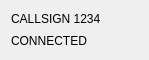
<?xml version="1.0" encoding="UTF-8"?>
<ui version="4.0">
 <class>ConnectionPill</class>
 <widget class="QWidget" name="ConnectionPill">
  <property name="geometry">
   <rect>
    <x>0</x>
    <y>0</y>
    <width>149</width>
    <height>60</height>
   </rect>
  </property>
  <property name="windowTitle">
   <string>Form</string>
  </property>
  <layout class="QVBoxLayout" name="verticalLayout">
   <item>
    <widget class="QLabel" name="callsignLabel">
     <property name="text">
      <string>CALLSIGN 1234</string>
     </property>
    </widget>
   </item>
   <item>
    <widget class="QLabel" name="connectionStatusLine">
     <property name="text">
      <string>CONNECTED</string>
     </property>
    </widget>
   </item>
  </layout>
 </widget>
 <resources/>
 <connections/>
</ui>
